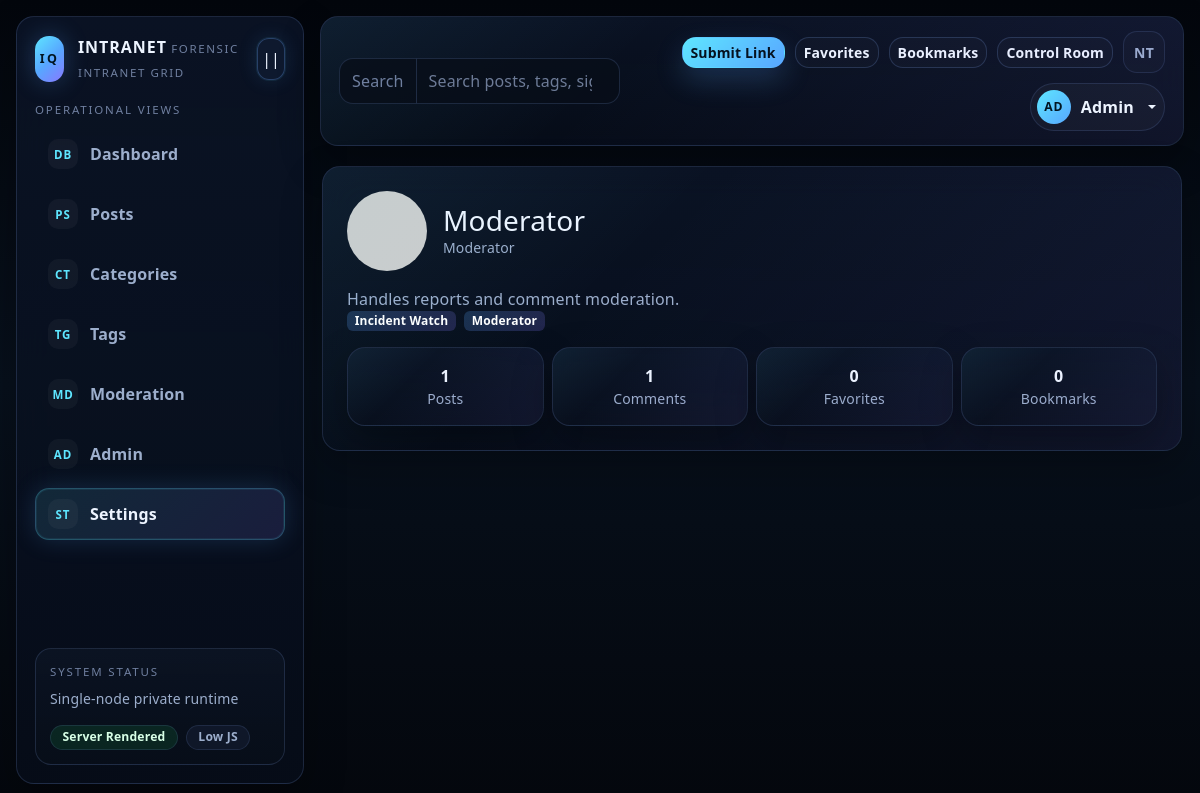
Screenshot of /user/2 (signed in) with the database file from the repository.
### tables this page shows
CREATE TABLE IF NOT EXISTS users (
    id BIGINT UNSIGNED AUTO_INCREMENT PRIMARY KEY,
    email VARCHAR(190) NOT NULL UNIQUE,
    password_hash VARCHAR(255) NULL,
    display_name VARCHAR(120) NOT NULL,
    avatar_url VARCHAR(500) NULL,
    bio TEXT NULL,
    is_active TINYINT(1) NOT NULL DEFAULT 1,
    created_at DATETIME NOT NULL,
    updated_at DATETIME NOT NULL
);

### resources/views/users/profile.php (the view, shortened to what the rows shown need)
<div class="glass-panel p-4">
    <div class="d-flex align-items-center gap-3 mb-3">
        <img src="<?= Helpers::e($profile['avatar_url'] ?: 'https://placehold.co/80x80') ?>" alt="avatar" class="rounded-circle" width="80" height="80">
        <div>
            <h1 class="h3 mb-0"><?= Helpers::e($profile['display_name']) ?></h1>
            <div class="small text-secondary"><?= Helpers::e((string) $profile['roles']) ?></div>
        </div>
    </div>
    <p class="text-secondary"><?= Helpers::e((string) ($profile['bio'] ?? 'No bio yet.')) ?></p>
    <div class="d-flex gap-2 flex-wrap mb-3">
        <?php foreach (array_filter(explode(',', (string) ($profile['badges'] ?? ''))) as $badge): ?>
            <span class="badge chip-status"><?= Helpers::e($badge) ?></span>
        <?php endforeach; ?>
    </div>
    <div class="row g-2 text-center">
        <div class="col"><div class="glass-subpanel p-3"><strong><?= (int) $profile['post_count'] ?></strong><div class="small text-secondary">Posts</div></div></div>
        <div class="col"><div class="glass-subpanel p-3"><strong><?= (int) $profile['comment_count'] ?></strong><div class="small text-secondary">Comments</div></div></div>
        <div class="col"><div class="glass-subpanel p-3"><strong><?= (int) $profile['favorite_count'] ?></strong><div class="small text-secondary">Favorites</div></div></div>
        <div class="col"><div class="glass-subpanel p-3"><strong><?= (int) $profile['bookmark_count'] ?></strong><div class="small text-secondary">Bookmarks</div></div></div>
    </div>
</div>

### app/Core/Router.php (shortened to what the rows shown need)
<?php
final class Router
{
    private array $routes = [];
    public function add(string $method, string $path, callable $handler): void
    {
        $this->routes[] = [$method, $path, $handler];
    }
    public function dispatch(string $method, string $uri): void
    {
        $path = parse_url($uri, PHP_URL_PATH) ?: '/';
        foreach ($this->routes as [$routeMethod, $routePath, $handler]) {
            if ($routeMethod !== $method) {
                continue;
            }
            $pattern = '#^' . preg_replace('#\{([a-zA-Z_][a-zA-Z0-9_]*)\}#', '(?P<$1>[^/]+)', $routePath) . '$#';
            if (!preg_match($pattern, $path, $matches)) {
                continue;
            }
            $params = array_filter($matches, static fn ($key): bool => !is_int($key), ARRAY_FILTER_USE_KEY);
            $handler($params);
            return;
        }
    }
}

### resources/views/layouts/app.php (shortened to what the rows shown need)
<?php
require $templatePath;
$content = ob_get_clean();
$path = parse_url($_SERVER['REQUEST_URI'] ?? '/', PHP_URL_PATH) ?: '/';
$roles = strtolower((string) ($currentUser['roles'] ?? ''));
$isStaff = str_contains($roles, 'admin') || str_contains($roles, 'moderator');
$identity = trim((string) ($currentUser['display_name'] ?? $currentUser['email'] ?? 'Operator'));
$identityInitials = strtoupper(substr(preg_replace('/[^A-Z0-9]/i', '', $identity), 0, 2) ?: 'OP');
$navItems = [
    ['label' => 'Dashboard', 'short' => 'DB', 'href' => '/', 'match' => ['/']],
    ['label' => 'Posts', 'short' => 'PS', 'href' => '/', 'match' => ['/post/', '/category/', '/tag/']],
    ['label' => 'Categories', 'short' => 'CT', 'href' => '/admin', 'match' => ['/category/']],
    ['label' => 'Tags', 'short' => 'TG', 'href' => '/admin', 'match' => ['/tag/']],
    ['label' => 'Moderation', 'short' => 'MD', 'href' => '/admin/moderation', 'match' => ['/admin/moderation', '/admin/reports']],
    ['label' => 'Admin', 'short' => 'AD', 'href' => '/admin', 'match' => ['/admin']],
    ['label' => 'Settings', 'short' => 'ST', 'href' => '/admin/users-badges', 'match' => ['/admin/users-badges', '/user/']],
];
$isActive = static function (string $currentPath, array $matchers): bool {
    foreach ($matchers as $matcher) {
        if ($matcher === '/' && $currentPath === '/') {
            return true;
        }
        if ($matcher !== '/' && str_starts_with($currentPath, $matcher)) {
            return true;
        }
    }
    return false;
};
?>
<!doctype html>
<html lang="en" data-theme="dark">
<head>
    <link rel="stylesheet" href="https://cdn.jsdelivr.net/npm/bootstrap@5.3.3/dist/css/bootstrap.min.css">
    <link rel="stylesheet" href="/assets/css/tailwind.css">
    <link rel="stylesheet" href="/assets/css/theme.css">
</head>
<body class="intel-body">
<div class="intel-shell" data-sidebar-state="expanded" data-sidebar-open="false">
    <aside class="intel-sidebar glass-shell">
        <div class="d-flex align-items-center justify-content-between gap-2">
            <a class="intel-brand text-decoration-none" href="/">
                <span class="intel-brand-mark">IQ</span>
                <span class="intel-brand-copy">
                    <span class="intel-brand-title"><?= Helpers::e($appName) ?></span>
                    <span class="intel-brand-subtitle">Forensic intranet grid</span>
                </span>
            </a>
            <button class="intel-sidebar-toggle" type="button" data-sidebar-toggle aria-label="Toggle sidebar">||</button>
        </div>
        <div>
            <p class="intel-nav-heading">Operational Views</p>
            <nav class="intel-nav">
                <?php foreach ($navItems as $item): ?>
                    <a
                        class="intel-nav-link <?= $isActive($path, $item['match']) ? 'active' : '' ?>"
                        href="<?= Helpers::e($item['href']) ?>"
                        title="<?= Helpers::e($item['label']) ?>"
                    >
                        <span class="nav-icon"><?= Helpers::e($item['short']) ?></span>
                        <span class="nav-label"><?= Helpers::e($item['label']) ?></span>
                    </a>
                <?php endforeach; ?>
            </nav>
        </div>
        <div class="intel-sidebar-footer">
            <div class="intel-nav-heading mb-2">System Status</div>
            <div class="small text-secondary">Single-node private runtime</div>
            <div class="page-actions mt-3">
                <span class="chip chip-success">Server Rendered</span>
                <span class="chip chip-neutral">Low JS</span>
            </div>
        </div>
    </aside>
    <div class="intel-main">
        <header class="intel-topbar glass-panel">
            <div class="intel-topbar-group">
                <form class="intel-search" method="get" action="/">
                    <div class="input-group">
                        <span class="input-group-text">Search</span>
                        <input
                            class="form-control"
                            type="search"
                            name="q"
                            value="<?= Helpers::e((string) ($_GET['q'] ?? '')) ?>"
                            placeholder="Search posts, tags, signals, investigations"
                            aria-label="Global search"
                        >
                    </div>
                </form>
            </div>
            <div class="intel-topbar-actions">
                <?php if ($currentUser): ?>
                    <a class="btn btn-primary btn-sm" href="/submit">Submit Link</a>
                    <a class="btn btn-outline-light btn-sm" href="/favorites">Favorites</a>
                    <a class="btn btn-outline-light btn-sm" href="/bookmarks">Bookmarks</a>
                    <?php if ($isStaff): ?>
                        <a class="btn btn-outline-info btn-sm" href="/admin">Control Room</a>
                    <?php endif; ?>
                    <button class="btn btn-ghost btn-icon btn-sm" type="button" aria-label="Notifications">NT</button>
                    <div class="dropdown">
                        <button class="btn avatar-pill dropdown-toggle" type="button" data-bs-toggle="dropdown" aria-expanded="false">
                            <span class="avatar-mark"><?= Helpers::e($identityInitials) ?></span>
                            <span class="d-none d-sm-inline"><?= Helpers::e($identity) ?></span>
                        </button>
                    </div>
                <?php else: ?>
                    <a class="btn btn-outline-light btn-sm" href="/login">Login</a>
                    <a class="btn btn-primary btn-sm" href="/register">Register</a>
                <?php endif; ?>
            </div>
        </header>
        <main class="intel-content">
            <?= $content ?>
        </main>
    </div>
</div>
</body>
</html>

### rows the page displays
users: short "DB", label "Dashboard", short "PS", label "Posts", short "CT", label "Categories", short "TG", label "Tags", short "MD", label "Moderation", short "AD", label "Admin", short "ST", label "Settings", users.display_name "AD", users.display_name "Admin", display_name "Moderator", roles "Moderator", bio "Handles reports and comment moderation.", badge "Incident Watch", badge "Moderator", post_count "1", comment_count "1", favorite_count "0", bookmark_count "0"
